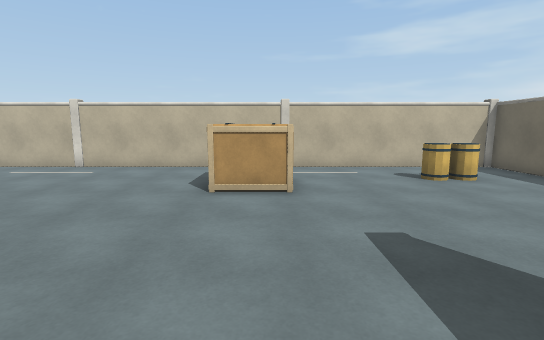
view 1 (above)

18 first-person views from a walk through a Unity game level. The camera is 1.5 m above the floor, tilts 8° down and sees 85° across. The floor is counted in squares, 1 m on a side. Each view is taken from the middle of a square. On the plan, view 1 faces up. The plan holds only what a view shows up to about 15 squares ahead; the rest is blank. The player is left out.

view 2
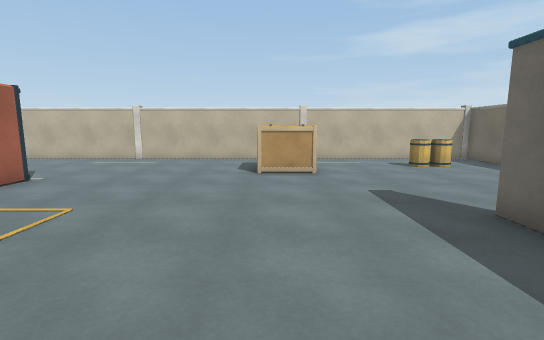

view 3
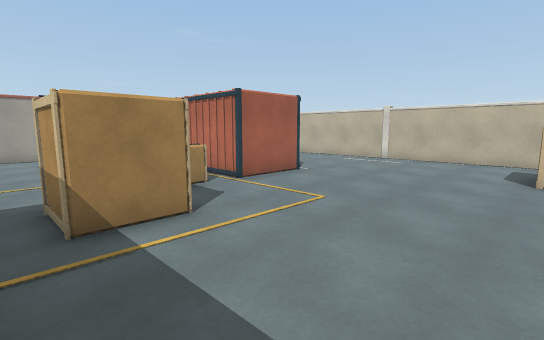

view 4
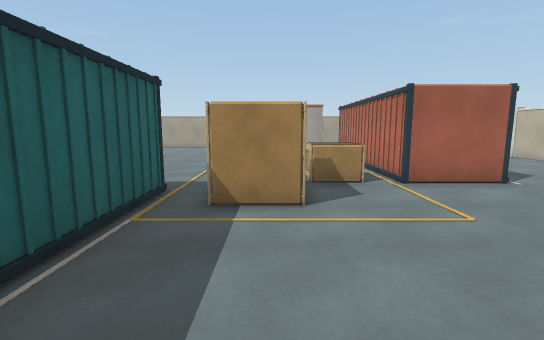

view 5
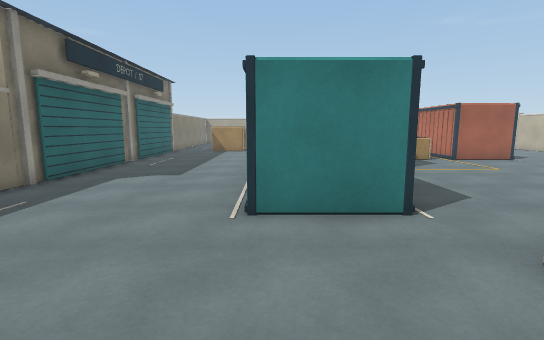

view 6
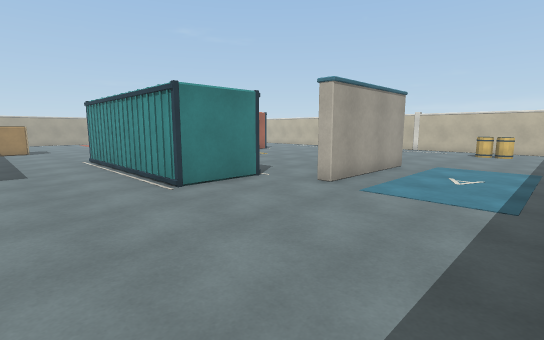

view 7
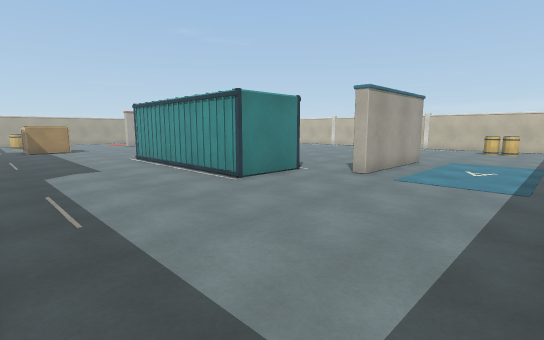

view 8
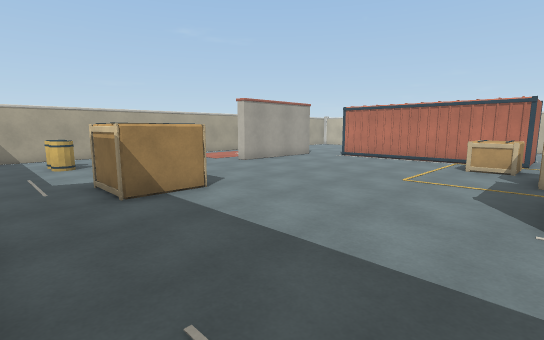

view 9
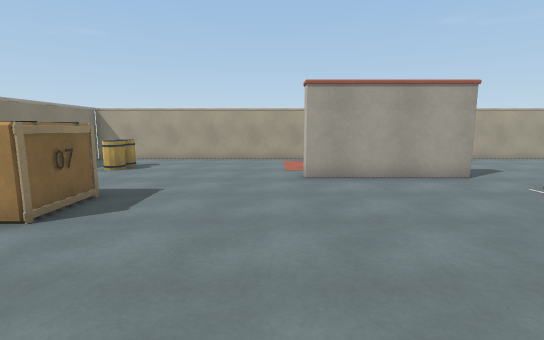

view 10
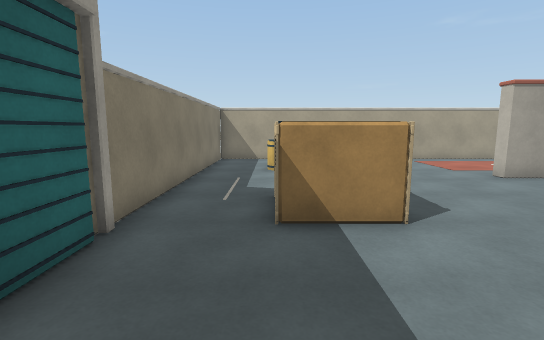

view 11
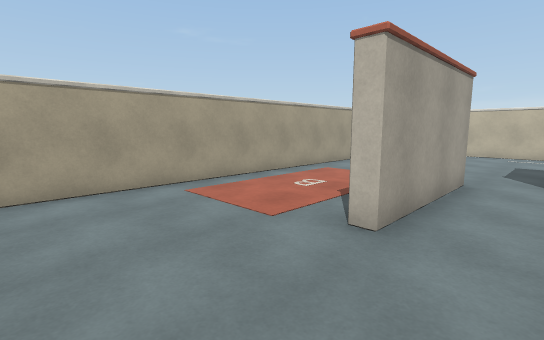

view 12
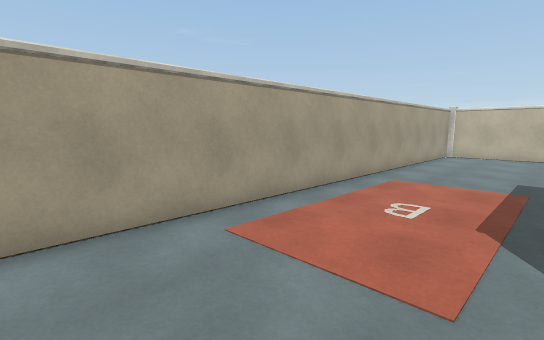

view 13
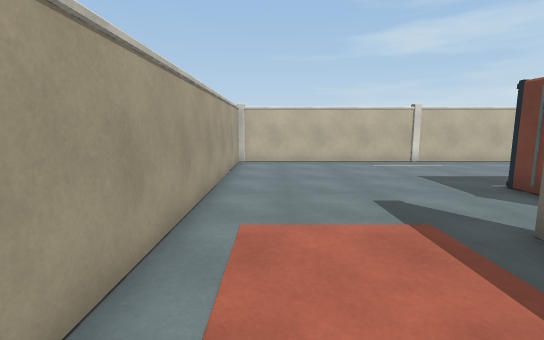

view 14
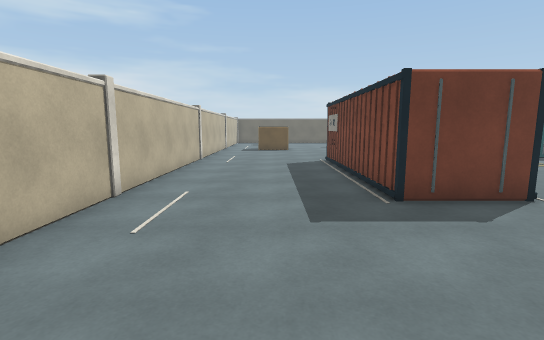

view 15
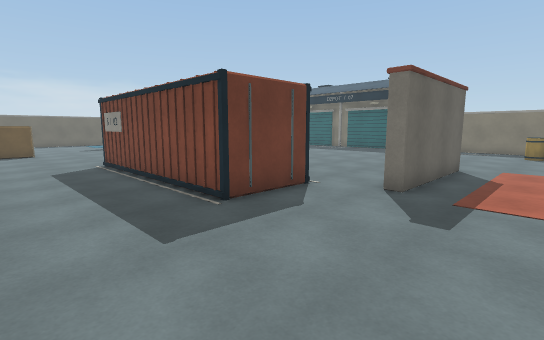

view 16
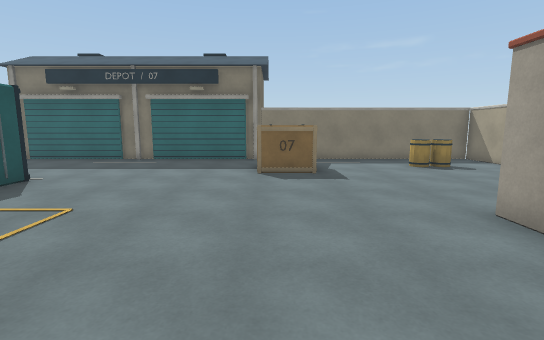

view 17
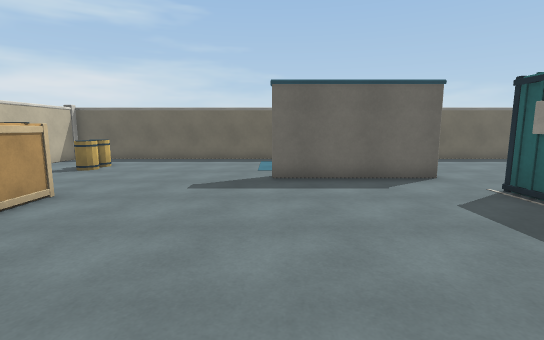

view 18
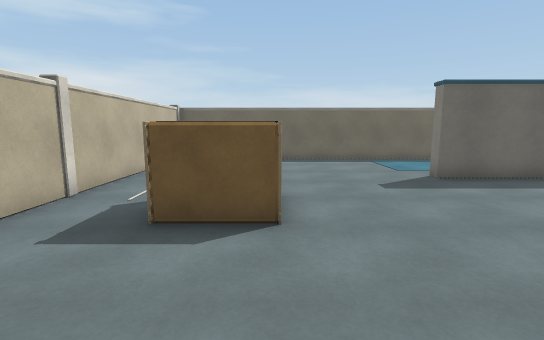

### Floor plan
Points are (right, up) in squares from view 1. A wall is a line through its corners. A room is listed if a view was taken in it or the views show most of it. See-through windows are left out.
Room 1 (views 1, 2, 3, 4, 5, 6, 7, 8, 9, 10, 11, 12, 13, 14, 15, 16, 17, 18)
walls: (-8, 0.1) (-9.5, 0.1); (-8.3, 1.5) (-8.3, 0.1); (-5.6, -0.2) (-5.6, -2.2) (-7.5, -2.2); (-7, -3.6) (-2.6, -3.6); (0, -3.6) (1, -3.6) (1, -6.4) (-7, -6.4) (-7, -5.5); (-16, 2.5) (-16, 5.4) (-8, 5.4) (-8, 2.6) (-15, 2.6); (-13.9, -7.9) (-13.9, -10); (-17.9, -3) (-18.3, -3) (-18.3, 2) (-17.9, 2) (-17.9, -3); (-15.5, -7.9) (-13.5, -7.9) (-13.5, -9.9) (-15.5, -9.9); (-1.1, 6.9) (-1.1, 8.9); (2.9, -3) (2.9, 2) (3.3, 2) (3.3, -3) (2.9, -3); (-6.8, -12.3) (-2.4, -12.3); (-8.5, -12.5) (-6.6, -12.5); (0.5, 6.9) (-1.5, 6.9) (-1.5, 9); (-12.5, -12.3) (-8.4, -12.3); (-2.4, -12.5) (-1, -12.5); (8.5, -0.9) (8.5, 11.5) (-23.5, 11.5) (-23.5, -12.5) (-12.8, -12.5); (8.5, -9.6) (8.5, -6.1)
low walls: (-8, 1.6) (-8, 0.1)
ways out: gap at (-8, 0)
objects: other object (-21, -10); other object (-20, -10); other object (-13, -12); other object (-8, -12); other object (-2, -12); other object (5, 9); other object (6, 9)

Positions as (right, up) in squares from view 1, and headings:
1: (0, 0), facing up
2: (-1, -3), facing up
3: (-1, -3), facing up-left
4: (0, -1), facing left
5: (6, -6), facing left
6: (8, -10), facing up-left
7: (8, -12), facing up-left
8: (-7, -12), facing up-left
9: (-9, -4), facing left
10: (-9, -10), facing left
11: (-16, -7), facing up-left
12: (-19, -6), facing up-left
13: (-22, -2), facing up
14: (-22, 8), facing right
15: (-21, 9), facing down-right
16: (-14, 2), facing down
17: (-6, 2), facing right
18: (-6, 7), facing right
